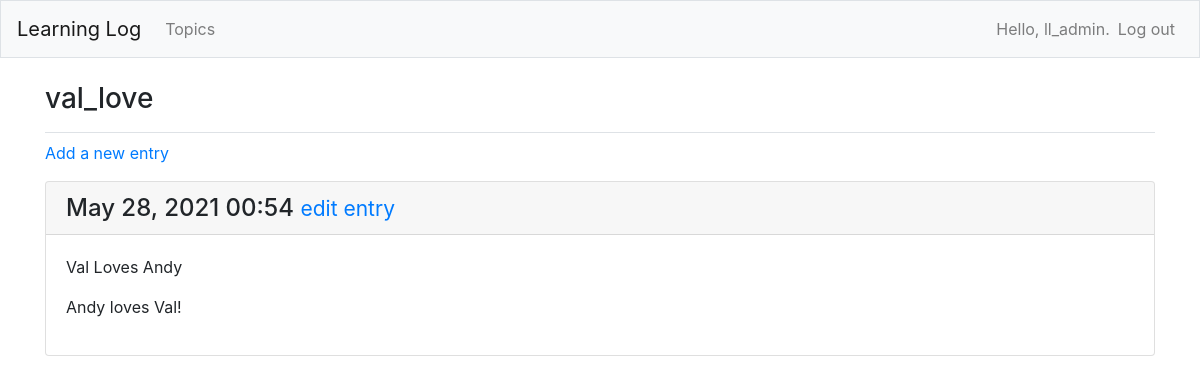
Screenshot of /topics/5/ (signed in) with the database file from the repository.
### learning_logs/models.py (models this page shows, shortened)
class Topic(models.Model):
    text = models.CharField(max_length=200)
    date_added = models.DateTimeField(auto_now_add=True)
    owner = models.ForeignKey(User, on_delete=models.CASCADE)
    def __str__(self):
        return self.text

class Entry(models.Model):
    topic = models.ForeignKey(Topic, on_delete=models.CASCADE)
    text = models.TextField()
    date_added = models.DateTimeField(auto_now_add=True)
    class Meta:
        verbose_name_plural = 'entries'

### learning_logs/views.py (the view)
# urls.py: path('topics/<int:topic_id>/', views.topic, name='topic'),
@login_required
def topic(request, topic_id):
    topic = Topic.objects.get(id=topic_id)
    if topic.owner != request.user:
        raise Http404
    entries = topic.entry_set.order_by('-date_added')
    context = {'topic': topic, 'entries': entries}
    return render(request, 'learning_logs/topic.html', context)

### learning_logs/templates/learning_logs/topic.html
{% extends "learning_logs/base.html" %}
{% block page_header %}
<h3>{{ topic }}</h3>
{% endblock page_header %}
{% block content %}
<p>
    <a href="{% url 'learning_logs:new_entry' topic.id %}">Add a new entry</a>
</p>
{% for entry in entries %}
<div class="card mb-3">
    <h4 class="card-header">
        {{ entry.date_added|date:'M d, Y H:i' }}
        <small><a href="{% url 'learning_logs:edit_entry' entry.id %}">edit entry</a></small>
    </h4>
    <div class="card-body">
        {{ entry.text|linebreaks }}
    </div>
    {% empty %}
    <p>There are no entries for this topic yet.</p>
    {% endfor %}
    {% endblock content %}

### learning_logs/templates/learning_logs/base.html (shortened to what this page needs)
{% load bootstrap4 %}
<!doctype html>
<html lang="en" <head>
{% bootstrap_css %}
</head>
<body>
    <nav class="navbar navbar-expand-md navbar-light bg-light mb-4 border">
        <a class="navbar-brand" href="{% url 'learning_logs:index' %}">Learning Log</a>
        <div class="collapse navbar-collapse" id="navbarCollapse">
            <ul class="navbar-nav mr-auto">
                <li class="nav-item">
                    <a class="nav-link" href="{% url 'learning_logs:topics' %}">
                        Topics</a>
                </li>
            </ul>
            <ul class="navbar-nav ml-auto">
                {% if user.is_authenticated %}
                <li class="nav-item">
                    <span class="navbar-text" }">Hello, {{ user.username }}.</span>
                </li>
                <li class="nav-item">
                    <a class="nav-link" href="{% url 'users:logout' %}">Log out</a>
                </li>
                {% endif %}
            </ul>
        </div>
    </nav>
    <main role="main" class="container">
        <div class="pb-2 mb-2 border-bottom">
            {% block page_header %}{% endblock page_header %}
        </div>
        <div>
            {% block content %}{% endblock content %}
        </div>
    </main>
</body>
</html>

### rows the page displays
Topic: text "val_love"
Entry: date_added "May 28, 2021 00:54", text "Val Loves Andy Andy loves Val!"

### other values shown
{{ user.username }} "ll_admin"
